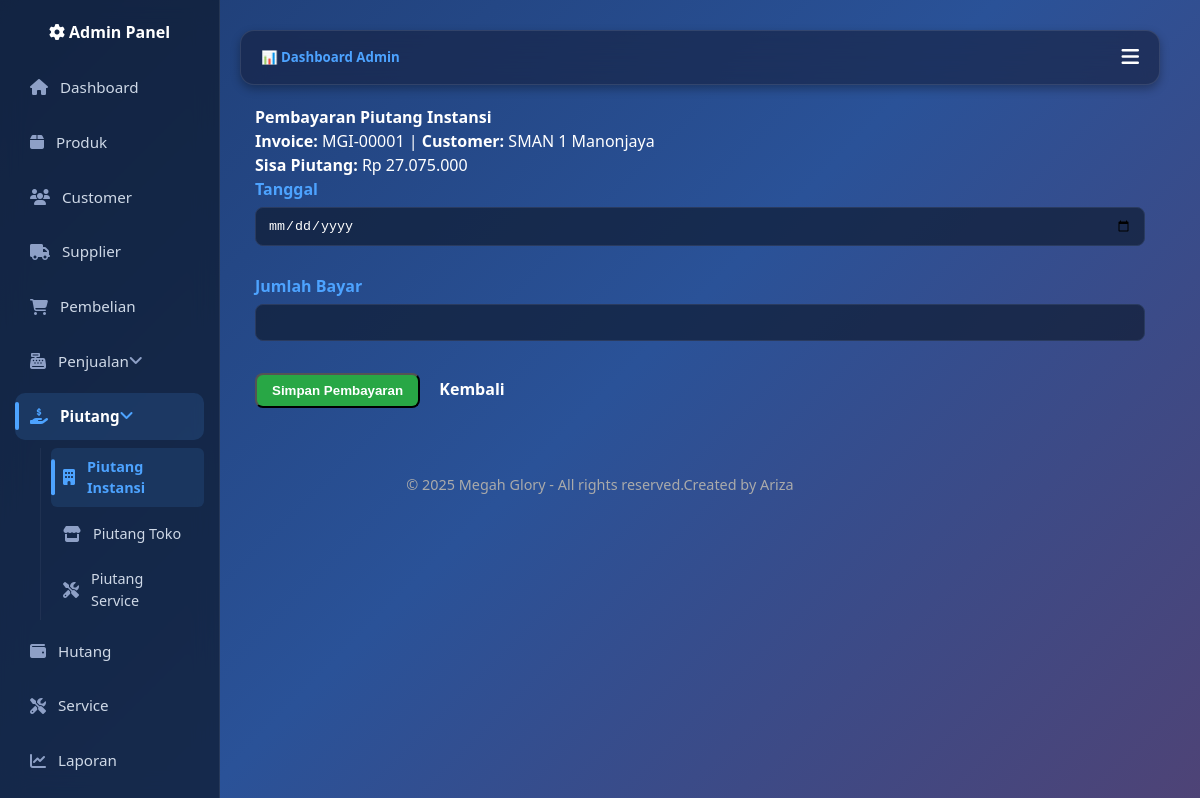
The app's page /Admin/Piutang/instansi/bayar.php?id=10 (signed in) with its own data.
### tables this page shows
CREATE TABLE `piutang_instansi` (
  `id` int(11) NOT NULL,
  `penjualan_id` int(11) NOT NULL,
  `jatuh_tempo` date DEFAULT NULL,
  `sisa_piutang` decimal(15,2) DEFAULT 0.00,
  `status` enum('Lunas','Belum Lunas') DEFAULT 'Belum Lunas'
);

CREATE TABLE `penjualan_instansi` (
  `id` int(11) NOT NULL,
  `no_invoice` varchar(30) NOT NULL,
  `tanggal` date NOT NULL,
  `customer_id` int(11) NOT NULL,
  `jenis_penjualan` enum('SPJ','Real','SPJ+Real') NOT NULL,
  `keterangan` text DEFAULT NULL,
  `total` decimal(15,2) DEFAULT 0.00,
  `dpp` decimal(15,2) DEFAULT 0.00,
  `ppn` decimal(15,2) DEFAULT 0.00,
  `pph` decimal(15,2) DEFAULT 0.00,
  `biaya_adm` decimal(15,2) DEFAULT 0.00,
  `total_masuk` decimal(15,2) DEFAULT 0.00,
  `status` enum('Lunas','Belum Lunas') DEFAULT 'Belum Lunas',
  `created_at` timestamp NOT NULL DEFAULT current_timestamp(),
  `updated_at` timestamp NOT NULL DEFAULT current_timestamp() ON UPDATE current_timestamp()
);

CREATE TABLE `customer` (
  `id` int(11) NOT NULL,
  `nama_customer` varchar(100) NOT NULL,
  `jenis` enum('Toko','Instansi') DEFAULT 'Toko',
  `alamat` text DEFAULT NULL,
  `no_telp` varchar(30) DEFAULT NULL,
  `email` varchar(100) DEFAULT NULL
);

### Admin/Piutang/instansi/bayar.php (the view, shortened to what this page needs)
<?php
include "../../../config.php";
include "../../../header.php";
$id = intval($_GET['id']);
$piutang = $conn->query("SELECT pi.*, p.no_invoice, c.nama_customer
                         FROM piutang_instansi pi
                         JOIN penjualan_instansi p ON pi.penjualan_id=p.id
                         LEFT JOIN customer c ON p.customer_id=c.id
                         WHERE pi.id=$id")->fetch_assoc();
?>
<div class="container">
  <h4>Pembayaran Piutang Instansi</h4>
  <p><b>Invoice:</b> <?=$piutang['no_invoice']?> | <b>Customer:</b> <?=$piutang['nama_customer']?></p>
  <p><b>Sisa Piutang:</b> Rp <?=number_format($piutang['sisa_piutang'],0,',','.')?></p>
  <form method="post">
    <div class="mb-3">
      <label>Tanggal</label>
      <input type="date" name="tanggal" class="form-control" required>
    </div>
    <div class="mb-3">
      <label>Jumlah Bayar</label>
      <input type="text" name="jumlah" class="form-control" required>
    </div>
    <button type="submit" class="btn btn-success">Simpan Pembayaran</button>
    <a href="index.php" class="btn btn-secondary">Kembali</a>
  </form>
</div>
<?php include "../../../footer.php"; ?>

### assets/css/base.css (style rules this page uses)
:root { --primary: #009688; --secondary: #6c757d; --success: #28a745; --danger: #dc3545; --warning: #ffc107; --info: #17a2b8; --light: #f8f9fa; --dark: #212529; --body-bg: #0a1930; --body-color: #ffffff; }
* { box-sizing: border-box; margin: 0; padding: 0; }
body { font-family: 'Segoe UI', sans-serif; background: linear-gradient(135deg, #1e3c72, #2a5298, #4e4376); color: var(--body-color); line-height: 1.5; }
a { text-decoration: none; color: inherit; }
.container { max-width: 1200px; margin: 0 auto; padding: 0 15px; }
.mb-3 { margin-bottom: 1rem !important; }

### assets/css/components.css (style rules this page uses)
.btn { display: inline-block; padding: 8px 15px; border-radius: 8px; font-weight: 600; cursor: pointer; transition: 0.3s; text-align: center; }
.btn-success { background: var(--success); color: #fff; }
input, select, textarea { width: 100%; padding: 10px 12px; border-radius: 8px; border: 1px solid #2a3b5f; background: rgba(15, 28, 51, 0.7); color: #fff; margin-bottom: 12px; transition: 0.3s; }
label { display: block; margin-bottom: 6px; font-weight: 600; color: #4da3ff; }
::placeholder { color: #aaa; }
input.form-control, select.form-control, textarea.form-control { width: 100%; }

### assets/css/custom.css (style rules this page uses)
html, body { height: 100%; margin: 0; display: flex; flex-direction: column; }

### records on screen
piutang_instansi: penjualan.no_invoice "MGI-00001", customer.nama_customer "SMAN 1 Manonjaya", sisa_piutang "27.075.000"
